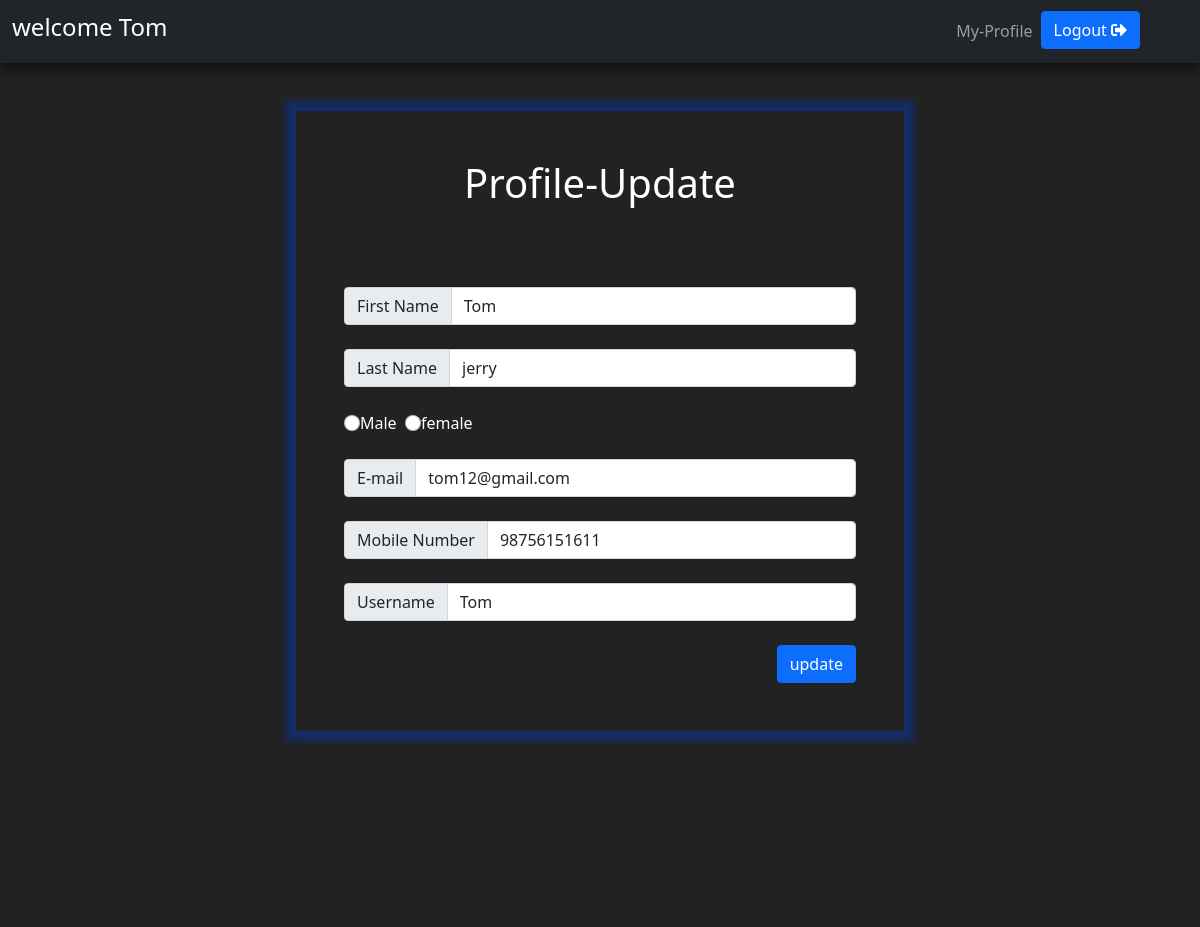
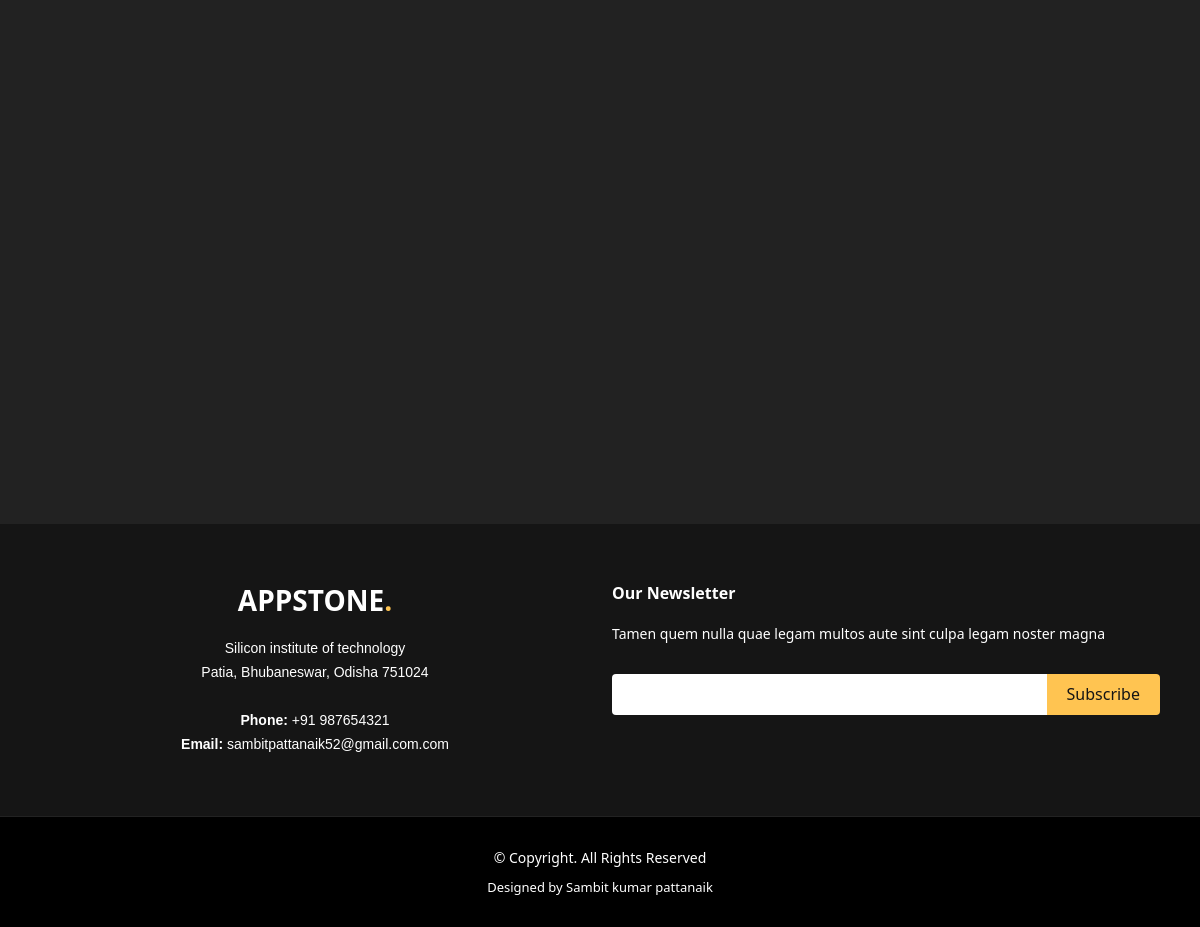
Page /update-student-profile.php?updateid=55621 (signed in) on the committed database (2 pictures, top to bottom).
### tables this page shows
CREATE TABLE `student` (
  `id` int(11) NOT NULL,
  `fname` varchar(255) NOT NULL,
  `lname` varchar(255) NOT NULL,
  `gender` varchar(255) NOT NULL,
  `email` varchar(255) NOT NULL,
  `mobile` varchar(255) NOT NULL,
  `img` varchar(255) NOT NULL,
  `username` varchar(255) NOT NULL,
  `password` varchar(255) NOT NULL
);

### update-student-profile.php (the view, shortened to what this page needs)
<!doctype html>
<html lang="en">
<?php
      if(isset($_SESSION['username']))
      {
    ?>
<head>
    <link href="https://cdn.jsdelivr.net/npm/bootstrap@5.0.0-beta2/dist/css/bootstrap.min.css" rel="stylesheet">
    <link rel="stylesheet" href="student.css">
    <link rel="stylesheet" href="footer.css">
    <link rel="stylesheet" href="https://cdnjs.cloudflare.com/ajax/libs/font-awesome/4.7.0/css/font-awesome.min.css">
    <link rel="stylesheet" href="https://cdn.jsdelivr.net/npm/bootstrap-icons@1.4.0/font/bootstrap-icons.css">
    <link rel="stylesheet" href="https://cdnjs.cloudflare.com/ajax/libs/font-awesome/5.15.2/css/all.min.css" />
</head>
<body>
<?php
$con=new mysqli("localhost","root","","qbms");
$id=$_GET['updateid'];
$qry2="select * from student where id=$id ";
$result=$con->query($qry2);
if($result->num_rows>0){
    $data=$result->fetch_assoc();
    $fname=$data['fname'];
    $lname=$data['lname'];
    $email=$data['email'];
    $phone=$data['mobile'];
    $Username=$data['username'];
}
?>
    <header>
        <nav class="navbar sticky-top navbar-expand-lg navbar-dark bg-dark" id="nave">
            <div class="container-fluid">
                <a class="navbar-brand" href="#"> <?php
               $user_email=$_SESSION['username'];
               echo "<h4> welcome $user_email </h4>";
               ?></a>
                <div class="collapse navbar-collapse" id="navbarSupportedContent">
                    <ul class="navbar-nav ms-auto me-5 mb-2 mb-lg-0">
                        <li class="nav-item">
                            <a class="nav-link" href="student-profile.php">My-Profile</a>
                        </li>
                        <form action="" method="POST">
                        <button type="submit" name="logout" class="btn btn-primary">Logout  <i class="fa fa-sign-out-alt"></i></button>
                        </form>
                    </ul>
                </div>
            </div>
        </nav>
        <div class="container" data-aos="fade-up">
<div class="container">
    <div class="row justify-content-center mt-5">
    <div class="card2 p-5 text-center" style="width: 38rem; height:auto;">
            <h1>Profile-Update</h1>
<form action="" method="POST" enctype="multipart/form-data">
 <div class="row justify-content-center">
 <div class="form-group">
 <br>
</div>
</div>
<br>
<br>
<div class="input-group flex-nowrap">
     <span class="input-group-text" id="addon-wrapping">First Name</span>
    <input name="fname" value=<?php echo $fname;?> type="text" class="form-control" autocomplete="off" placeholder="University Name" id="user_name" aria-label="Username" aria-describedby="addon-wrapping" required>
</div>
 <br>
<div class="input-group flex-nowrap">
    <span class="input-group-text" id="addon-wrapping">Last Name</span>
    <input name="lname" value=<?php echo $lname;?> type="text" class="form-control" autocomplete="off" placeholder="City" id="user_name" aria-label="Username" aria-describedby="addon-wrapping" required>
</div>
<br>
<div>
    <input value="Male" name="gender" class="form-check-input float-start" type="radio" name="flexRadioDefault" id="flexRadioDefault1">
     <label class="form-check-label float-start" for="flexRadioDefault1">
         Male &nbsp;
    </label>
</div>
 <div>
     <input value="Female" name="gender" class="form-check-input float-start" type="radio" name="flexRadioDefault" id="flexRadioDefault1">
    <label class="form-check-label float-start" for="flexRadioDefault1">
        female
     </label>
 </div>
<br><br>
<div class="input-group flex-nowrap">
     <span class="input-group-text" id="addon-wrapping">E-mail</span>
    <input name="email" value=<?php echo $email;?> type="text" class="form-control" placeholder="State" aria-label="Username" autocomplete="off" aria-describedby="addon-wrapping" required>
 </div>
<br>
<div class="input-group flex-nowrap">
    <span class="input-group-text" id="addon-wrapping">Mobile Number</span>
    <input name="mobile" value=<?php echo $phone;?> type="text" class="form-control" autocomplete="off" placeholder="City" id="user_name" aria-label="Username" aria-describedby="addon-wrapping" required>
</div>
<br>
<div class="input-group flex-nowrap">
     <span class="input-group-text" id="addon-wrapping">Username</span>
    <input name="username" value=<?php echo $Username;?> type="text" class="form-control" placeholder="State" aria-label="Username" autocomplete="off" aria-describedby="addon-wrapping" required>
 </div>
<br>
<button type="submit" value="update" name="update" class="btn btn-primary float-end">update</button></form>
</div>
    </div>
</div>
        </div>
        <br><br><br><br><br><br><br><br><br><br><br><br><br><br><br><br><br><br><br><br><br><br><br><br><br><br><br><br><br><br>
    </header>
    <footer id="footer">
        <div class="footer-top">
            <div class="container">
                <div class="row">
                    <div class="col-lg-6 col-md-6 text-center">
                        <div class="footer-info">
                            <h3>Appstone<span>.</span></h3>
                            <p>
                                Silicon institute of technology <br> Patia, Bhubaneswar, Odisha 751024<br><br>
                                <strong>Phone:</strong> +91 987654321<br>
                                <strong>Email:</strong> sambitpattanaik52@gmail.com.com<br>
                            </p>
                        </div>
                    </div>
                    <div class="col-lg-6 col-md-6 footer-newsletter">
                        <h4>Our Newsletter</h4>
                        <p>Tamen quem nulla quae legam multos aute sint culpa legam noster magna</p>
                        <form action="" method="post">
                            <input type="email" name="email"><input type="submit" value="Subscribe">
                        </form>
                    </div>
                </div>
            </div>
        </div>
        <div class="container">
            <div class="copyright">
                &copy; Copyright. All Rights Reserved
            </div>
            <div class="credits">
                Designed by Sambit kumar pattanaik
            </div>
        </div>
    </footer>
</body>
</html>
<?php   }else{
    header("location:login.php");}?>

### student.css (style rules this page uses)
body { background-color: #222; }
.card2 { color: white; width: 280px; height: 40rem; padding: 2rem 1rem; background: transparent; box-shadow: 0px 0px 7px 10px rgba(18, 45, 104, 500); transition: 0.5s ease-in-out; }

### footer.css (style rules this page uses)
#footer { background: black; padding: 0 0 30px 0; color: #fff; font-size: 14px; position: relative; }
#footer .footer-top { background: #151515; border-bottom: 1px solid #222222; padding: 60px 0 30px 0; }
#footer .footer-top .footer-info { margin-bottom: 30px; }
#footer .footer-top .footer-info h3 { font-size: 28px; margin: 0 0 20px 0; padding: 2px 0 2px 0; line-height: 1; font-weight: 700; text-transform: uppercase; }
#footer .footer-top .footer-info h3 span { color: #ffc451; }
#footer .footer-top .footer-info p { font-size: 14px; line-height: 24px; margin-bottom: 0; font-family: "Raleway", sans-serif; color: #fff; }
#footer .footer-top h4 { font-size: 16px; font-weight: 600; color: #fff; position: relative; padding-bottom: 12px; }
#footer .footer-top .footer-newsletter form { margin-top: 30px; background: #fff; padding: 6px 10px; position: relative; border-radius: 4px; }
#footer .footer-top .footer-newsletter form input[type="email"] { border: 0; padding: 4px; width: calc(100% - 110px); }
#footer .footer-top .footer-newsletter form input[type="submit"] { position: absolute; top: 0; right: -2px; bottom: 0; border: 0; background: none; font-size: 16px; padding: 0 20px; background: #ffc451; color: #151515; transition: 0.3s; border-radius: 0 4px 4px 0; }
#footer .copyright { text-align: center; padding-top: 30px; }
#footer .credits { padding-top: 10px; text-align: center; font-size: 13px; color: #fff; }

### rows in the picture
student: fname "Tom", lname "jerry", email "tom12@gmail.com", mobile "98756151611", username "Tom"

### other values in the picture
$user_email "Tom"
